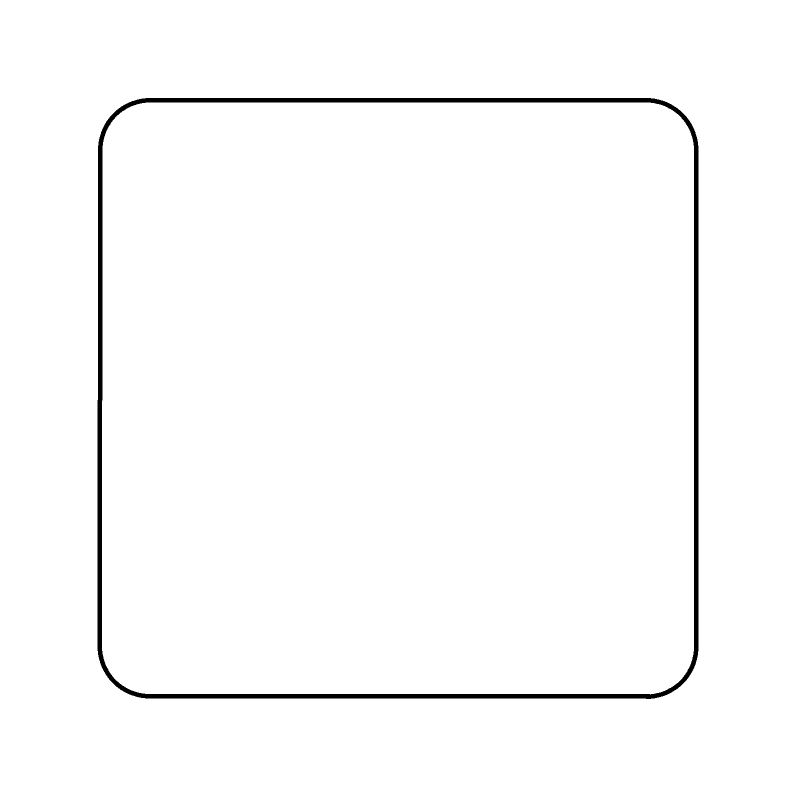
#> input picture controllers/Robofest_TEAM/Soccer/map_rectangle.png, 1600 x 1600 px (shown at 1/2 size)
$ python marathon_found_blobs.py
#> lines starting #> are read from the running program, lines starting #| are printed output that depends on the picture; after the words box and inside, x2 and y2 are one past the last pixel; in counts of white or black regions, pixels touching at a corner belong together
'''
Класс строит перед роботом три прямоугольника заданного размера и вычисляет среднюю координату всех пикселей линии
марафона в этих прямоугольниках
'''
import time

import cv2
import numpy as np


class RectangleAnalyzer:
    def __init__(self, img_for_cv_path, img_for_distance_path, width, height, draw=False):
#> called with img_for_cv_path = 'map_rectangle.png', img_for_distance_path = 'gradient.png', width = 30, height = 20, draw = True
        self.width = width
        self.height = height
        #self.angle_radians = np.deg2rad(robot_coords[2])
        self.image_for_cv = cv2.imread(img_for_cv_path, cv2.IMREAD_GRAYSCALE)
#> self.image_for_cv: shape (1600, 1600); 98.4% white; 1 black region, box (x1, y1, x2, y2) and area: (195, 196, 1397, 1398) 41365
        self.image_for_distance = cv2.imread(img_for_distance_path)
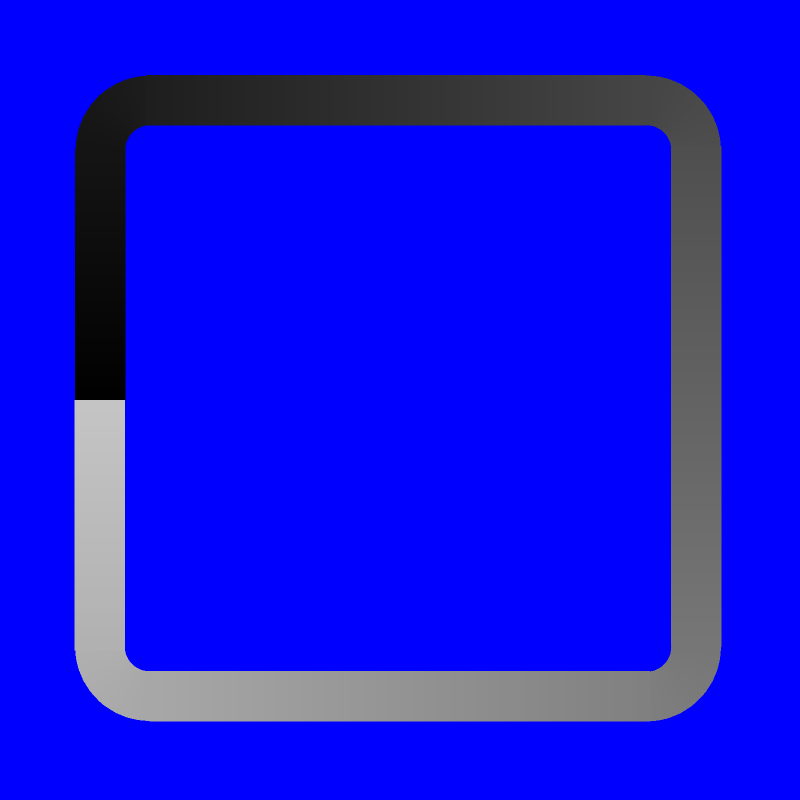
#> input picture controllers/Robofest_TEAM/Soccer/gradient.png, 1600 x 1600 px (shown at 1/2 size)
#> self.image_for_distance is the input picture: shape (1600, 1600, 3); mean B, G, R 226.7, 17.8, 17.8
        self.draw = draw
        self.robot_coords = [0.0, 0.0, 0.0]

    def rotate_point(self, px, py, ox, oy, angle):

        cos_angle = np.cos(angle)
        sin_angle = np.sin(angle)
        qx = ox + cos_angle * (px - ox) - sin_angle * (py - oy)
        qy = oy + sin_angle * (px - ox) + cos_angle * (py - oy)
        return qx, qy

    def get_rectangle_points(self, B):
        half_width = self.width / 2
        corners = [
            (-half_width, 0),  # середина левой стороны
            (half_width, 0),  # середина правой стороны
            (half_width, self.height),
            (-half_width, self.height)
        ]
        rotated_corners = [self.rotate_point(x, y, 0, 0, self.robot_coords[2]) for x, y in corners]
        translated_corners = [(x + B[0], y + B[1]) for x, y in rotated_corners]
        return translated_corners

    import numpy as np
    import cv2

    def get_black_pixel_mean(self, corners, B):
        # Создаем ограничивающий прямоугольник
        x_min = int(min([p[0] for p in corners]))
        x_max = int(max([p[0] for p in corners]))
        y_min = int(min([p[1] for p in corners]))
        y_max = int(max([p[1] for p in corners]))

        # Проверяем, что координаты не выходят за границы изображения
        x_min = max(x_min, 0)
        x_max = min(x_max, self.image_for_cv.shape[1] - 1)
        y_min = max(y_min, 0)
        y_max = min(y_max, self.image_for_cv.shape[0] - 1)

        # Извлекаем подизображение, содержащее только область ограничивающего прямоугольника
        sub_image = self.image_for_cv[y_min:y_max + 1, x_min:x_max + 1]

        # Создаем маску только для подизображения
        sub_corners = [(p[0] - x_min, p[1] - y_min) for p in corners]
        sub_mask = np.zeros(sub_image.shape, dtype=np.uint8)
        cv2.fillPoly(sub_mask, [np.array(sub_corners, dtype=np.int32)], 255)

        # Находим черные пиксели только в подизображении
        black_pixels = np.where((sub_image == 0) & (sub_mask == 255))

        if len(black_pixels[0]) > 0:
            mean_y = np.mean(black_pixels[0]) + y_min
            mean_x = np.mean(black_pixels[1]) + x_min

            # ВАЖНО. Тут координаты поменены местами, так как в cv и в webots зеркальные
            x = mean_x - B[0]
            y = mean_y - B[1]

            x, y = self.rotate_point(y, x, 0, 0, self.robot_coords[2])
            return x, y
        else:
            return None

    # def is_out_of_distance(self, grey_range=(100, 200)):
    #     self.image_for_distance
    #     pixel_value = self.image_for_cv[self.robot_coords[1], self.robot_coords[0]]
    #     return grey_range[0] <= pixel_value <= grey_range[1]

    def is_out_of_distance(self):
        pixel_value = self.image_for_distance[self.robot_coords[1], self.robot_coords[0]]
        return (pixel_value == [255, 0, 0]).all()

    def get_next_B(self, prev_corners):
        return (int((prev_corners[2][0] + prev_corners[3][0]) / 2), int((prev_corners[2][1] + prev_corners[3][1]) / 2))

    def found_black_centers(self):
        mean_coordinates_list = []
        B = (self.robot_coords[0], self.robot_coords[1])
        if self.draw:
            image_color = cv2.cvtColor(self.image_for_cv, cv2.COLOR_GRAY2BGR)
#> image_color is the input picture: shape (1600, 1600, 3); 98.4% white; 1 black region, box (x1, y1, x2, y2) and area: (195, 196, 1397, 1398) 41365
            colors = [(255, 0, 0), (0, 255, 0), (0, 0, 255)]  # Красный, зеленый, синий
            cv2.circle(image_color, B, 10, (0, 0, 255), thickness=-1)
#> image_color: shape (1600, 1600, 3); 0.01% of pixels changed, all inside (x1, y1, x2, y2) = (90, 740, 111, 761)
        for i in range(3):
            rectangle_corners = self.get_rectangle_points(B)
            mean_coordinates = self.get_black_pixel_mean(rectangle_corners, B)
            mean_coordinates_list.append(mean_coordinates)

            if self.draw:
                rectangle_corners_int = [(int(x), int(y)) for x, y in rectangle_corners]
                cv2.polylines(image_color, [np.array(rectangle_corners_int)], isClosed=True, color=colors[i],
                              thickness=2)

            B = self.get_next_B(rectangle_corners)
#> image_color: shape (1600, 1600, 3); mean B, G, R 250.8, 250.8, 250.8
#> after the loop, mean_coordinates_list = 3 items

        if self.draw:
            # Отображение координат в правом верхнем углу
            if mean_coordinates_list[0] is not None:
                text = f"Mean X: {mean_coordinates_list[0][0]:.2f}, Mean Y: {mean_coordinates_list[0][1]:.2f}"
                cv2.putText(image_color, text, (10, 40), cv2.FONT_HERSHEY_SIMPLEX, 1, (255, 255, 255), 2, cv2.LINE_AA)

            resized_image = cv2.resize(image_color, (500, 500))
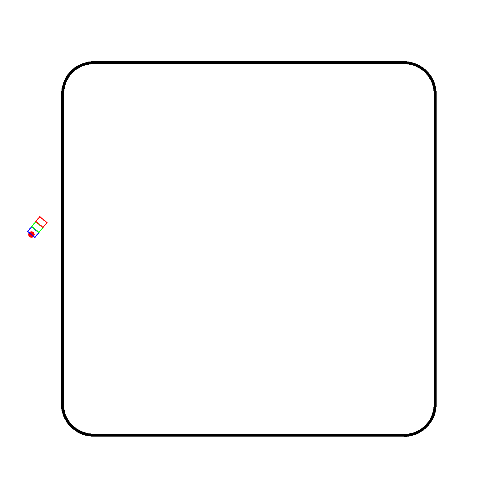
#> resized_image: shape (500, 500, 3); mean B, G, R 250.8, 250.8, 250.8
            cv2.imshow("Image with Rectangles and Point B", resized_image)

            cv2.waitKey(0)
            cv2.destroyAllWindows()
        # print(mean_coordinates_list)
        return mean_coordinates_list


# Пример использования
def main():
    image_path = 'map_rectangle.png'
    analyzer = RectangleAnalyzer(img_for_cv_path=image_path, img_for_distance_path='gradient.png', width=30, height=20, draw=True)
    analyzer.robot_coords = [100, 750, -2.42]  # Начальная позиция и угол
    time1 = time.time()
    mean_coordinates_list = analyzer.found_black_centers()
#> mean_coordinates_list = 3 items
    print(f'Время выполнения:{time.time()-time1}')
    print("Средние координаты всех черных пикселей внутри прямоугольников:", mean_coordinates_list)
#| Средние координаты всех черных пикселей внутри прямоугольников: [None, None, None]
    print(analyzer.is_out_of_distance())
#> in is_out_of_distance, `pixel_value = self.image_for_distance[self.robot_coords[1], self.robot..`: pixel_value = [255, 0, 0]


if __name__ == '__main__':
    main()
